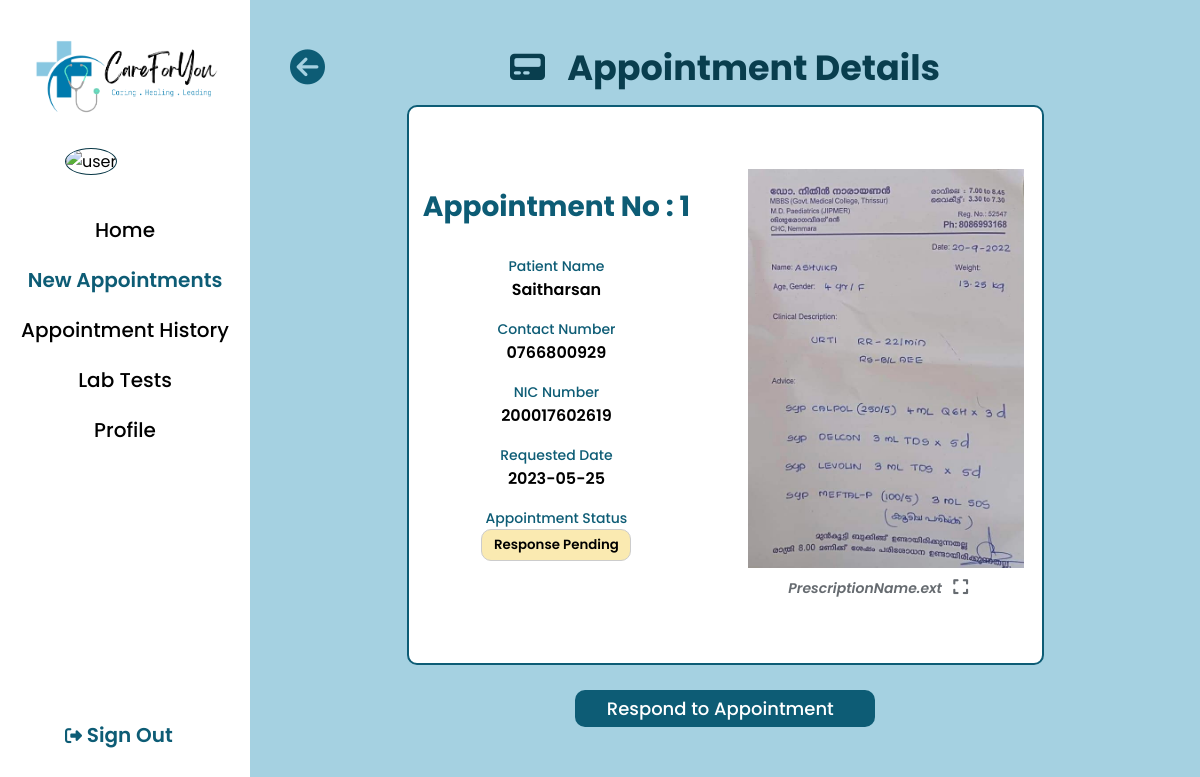
Screenshot of /laboratory/lab_viewnewappointment.php?id=1 (signed in) with the database file from the repository.
### tables this page shows
CREATE TABLE `tbl_labappointment` (
  `labapt_id` int(100) NOT NULL,
  `labapt_date` varchar(20) NOT NULL,
  `contact` varchar(10) NOT NULL,
  `labapt_status` int(1) NOT NULL DEFAULT 0,
  `created_by` int(20) NOT NULL,
  `created_at` datetime NOT NULL DEFAULT current_timestamp(),
  `responded_by` varchar(20) NOT NULL,
  `responded_at` varchar(20) NOT NULL,
  `nettotal` int(150) NOT NULL,
  `prescription_name` varchar(255) NOT NULL
);

CREATE TABLE `tbl_patient` (
  `p_id` int(10) NOT NULL,
  `userid` int(10) NOT NULL,
  `first_name` varchar(100) NOT NULL,
  `last_name` varchar(100) NOT NULL,
  `gender` varchar(30) NOT NULL,
  `dob` varchar(15) NOT NULL,
  `nic` varchar(20) NOT NULL,
  `contact` int(10) NOT NULL,
  `address` varchar(255) NOT NULL,
  `profile_picture` varchar(255) NOT NULL DEFAULT 'user.png',
  `acc_createdate` varchar(50) NOT NULL
);

### laboratory/lab_viewnewappointment.php (the view, shortened to what this page needs)
<?php include('../config/constants.php') ?>
<?php
    $labapt_id = $_GET['id'];
    $sql = "SELECT *,tbl_labappointment.contact AS lab_contact FROM tbl_labappointment
    INNER JOIN tbl_patient ON tbl_labappointment.created_by = tbl_patient.userid
         WHERE labapt_status = 0";
    $result = mysqli_query($conn, $sql);
    $albapt_details = mysqli_fetch_assoc($result);
?>
<!DOCTYPE html>
<html lang="en">
<head>
    <link rel="stylesheet" href="../css/pharmacy-orders.css">
</head>
<body>
<?php include('lab_getinfo.php') ?>
    <div class="wrapper">
        <div class="sidebar">
            <a href="../index.php"><img src="../images/logo.png" alt="logo" class="logo"></a>
            <img src="../images/user-profilepic/labtec/<?php echo $profile_picture; ?>" alt="user" class="imgframe">
            <ul>
                <li><a href="lab_home.php">Home</a></li>
                <li><a href="lab_newappointments.php"><div class="highlighttext">New Appointments</div></a></li>
                <li><a href="lab_appointmenthistory.php">Appointment History</a></li>
                <li><a href="lab_testsinfo.php">Lab Tests</a></li>
                <li><a href="lab_viewprofile.php">Profile</a></li>
            </ul>
            <div class="signouttext"><a href="../logout.php"><i class="fa-solid fa-right-from-bracket"></i> Sign Out </a></div>
        </div>
        <div class="main_content" style="overflow: hidden;">
            <div class="info">
            <div class="back" onclick="location.href='lab_newappointments.php'">
                <i class="fa-solid fa-circle-arrow-left" style="font-size: 35px;"></i>
            </div>
            <div class="text-content">
                <div class="common-title"  style="margin-bottom:-10px;margin-top:-20px;">
                <i class="fa-solid fa-pager" style="font-size: 35px;"></i>
                    &nbsp; Appointment Details
                </div>
            </div>
            <div class="containorL1">
                <div class="containorSL">
                    <div class="idtxt" style="margin-bottom:10px;margin-top:20px;">Appointment No : <?php echo $albapt_details['labapt_id'] ?> </div>
                    <br/>
                    <div class="headtxt">Patient Name</div>
                    <div class="datatxt" style="margin-bottom: 15px"><?php echo $albapt_details['first_name'] ?></div>
                    <div class="headtxt">Contact Number</div>
                    <div class="datatxt" style="margin-bottom: 15px"><?php echo $albapt_details['lab_contact'] ?></div>
                    <div class="headtxt">NIC Number</div>
                    <div class="datatxt" style="margin-bottom: 15px"><?php echo $albapt_details['nic'] ?></div>
                    <div class="headtxt">Requested Date</div>
                    <div class="datatxt" style="margin-bottom: 15px"><?php echo $albapt_details['labapt_date'] ?></div>
                    <div class="headtxt">Appointment Status</div>
                    <div class="datatxt" style="margin-bottom: 15px"><button class="st00">Response Pending</button></div>
                </div>
                <div class="containorSR" style="margin-top:20px;">
                    <a href="../images/pharmacy-orders/Order_06_02_23_08_56_41_PM.jpeg" download>
                        <img src="../images/pharmacy-orders/Order_06_02_23_08_56_41_PM.jpeg" class="containorSR" style="width:90%; max-height:60vh;">
                    </a>
                    <a class="datatxt2-link" title="Open Prescription in New Window" href="../images/pharmacy-orders/Order_06_02_23_08_56_41_PM.jpeg" target="_blank">
                        PrescriptionName.ext &nbsp;
                        <i class="fa-solid fa-expand"></i>
                    </a>
                </div>
            </div>
            <a href="lab_respond.php?id=<?php echo $labapt_id ?>">
                <button class="btn-respond" style="width:300px;"><span>Respond to Appointment &nbsp;</span></button>
            </a>
            </div>
        </div>
    </div>
</body>
</html>

### css/pharmacy-orders.css (style rules this page uses)
* { margin: 0px; padding: 0px; box-sizing: border-box; list-style: none; text-decoration: none; font-family: 'Poppins', sans-serif; }
body { background-color: #A5D1E1; }
.back { margin-top: -30px; position: absolute; color: #0D5C75; cursor: pointer; }
.back { position: fixed; color: #0D5C75; cursor: pointer; margin: -20px 0px 0px 20px; }
.wrapper { display: flex; position: relative; }
.wrapper .sidebar { width: 250px; height: 100%; background: #FFFFFF; padding: 30px 0px; position: fixed; }
.logo { width: 200px; margin-top: 0px; margin-left: 25px; }
.imgframe { width: 120px; height: 120px; margin-top: 20px; margin-left: 65px; border: 1px solid #083746; border-radius: 50%; }
.wrapper .sidebar ul { margin-top: 20px; text-align: center; font-size: 20px; font-weight: 500; padding: 10px; }
.wrapper .sidebar ul li { padding: 10px; vertical-align: middle; }
.wrapper .sidebar ul li a { color: #000000; display: block; }
.signouttext { color: #0D5C75; text-align: center; font-size: 20px; font-weight: 600; position: absolute; bottom: 50px; left: 65px; }
.wrapper .sidebar .signouttext a { color: #0D5C75; display: block; }
.fa-solid { font-size: 17px; }
.wrapper .main_content { width: 100%; margin-left: 250px; margin-top: 50px; text-align: center; }
.wrapper .main_content .info { margin: 20px; color: #000000; line-height: 25px; }
.wrapper .main_content .info div { margin-bottom: 20px; }
.highlighttext { color: #0D5C75; font-weight: 600; display: inline; }
.st00 { width: 175px; width: 150px; background-color: #FAEAB1; padding: 5px; padding-left: 10px; padding-right: 10px; border-radius: 10px; border: 1px solid #ccc; color: #000; font-weight: 550; }
.text-content { display: flex; flex-direction: row; font-size: 40px; font-weight: 500; text-align: center; justify-content: center; align-items: center; }
.common-title { position: sticky; font-size: 35px; font-weight: 700; color: #093e4e; }
.containorL1 { display: flex; margin: 0 auto; margin-top: 30px; text-align: center; justify-content: center; align-items: center; width: 70%; padding: 10px; border-radius: 10px; background: linear-gradient(to top, #ffffff, #fff); height: 70vh; border: 2px solid #0D5C75; }
.containorL1 .containorSL { width: 45%; }
.containorL1 .containorSR { margin-left: 5%; width: 50%; }
.idtxt { font-size: 28px; font-weight: 700; color: #0D5C75; }
.headtxt { font-size: 14px; font-weight: 500; color: #0D5C75; }
.datatxt { margin-top: -22px; font-size: 16px; font-weight: 520; color: #000; }
.datatxt2-link { font-size: 14px; font-weight: 520; color: #666b70; font-style: italic; }
.btn-respond { font-size: 18px; border-radius: 10px; background-color: #0D5C75; border: none; color: #FFFFFF; text-align: center; padding: 5px; width: 220px; transition: all 0.5s; cursor: pointer; margin: 5px; font-weight: 500; }
.btn-respond span { cursor: pointer; display: inline-block; position: relative; transition: 0.5s; }
.btn-respond span:after { content: '\2709'; position: absolute; opacity: 0; top: 0; right: -20px; transition: 0.5s; }

### rows the page displays
tbl_labappointment: labapt_id "1", tbl_patient.first_name "Saitharsan", contact "0766800929", tbl_patient.nic "200017602619", labapt_date "2023-05-25"
